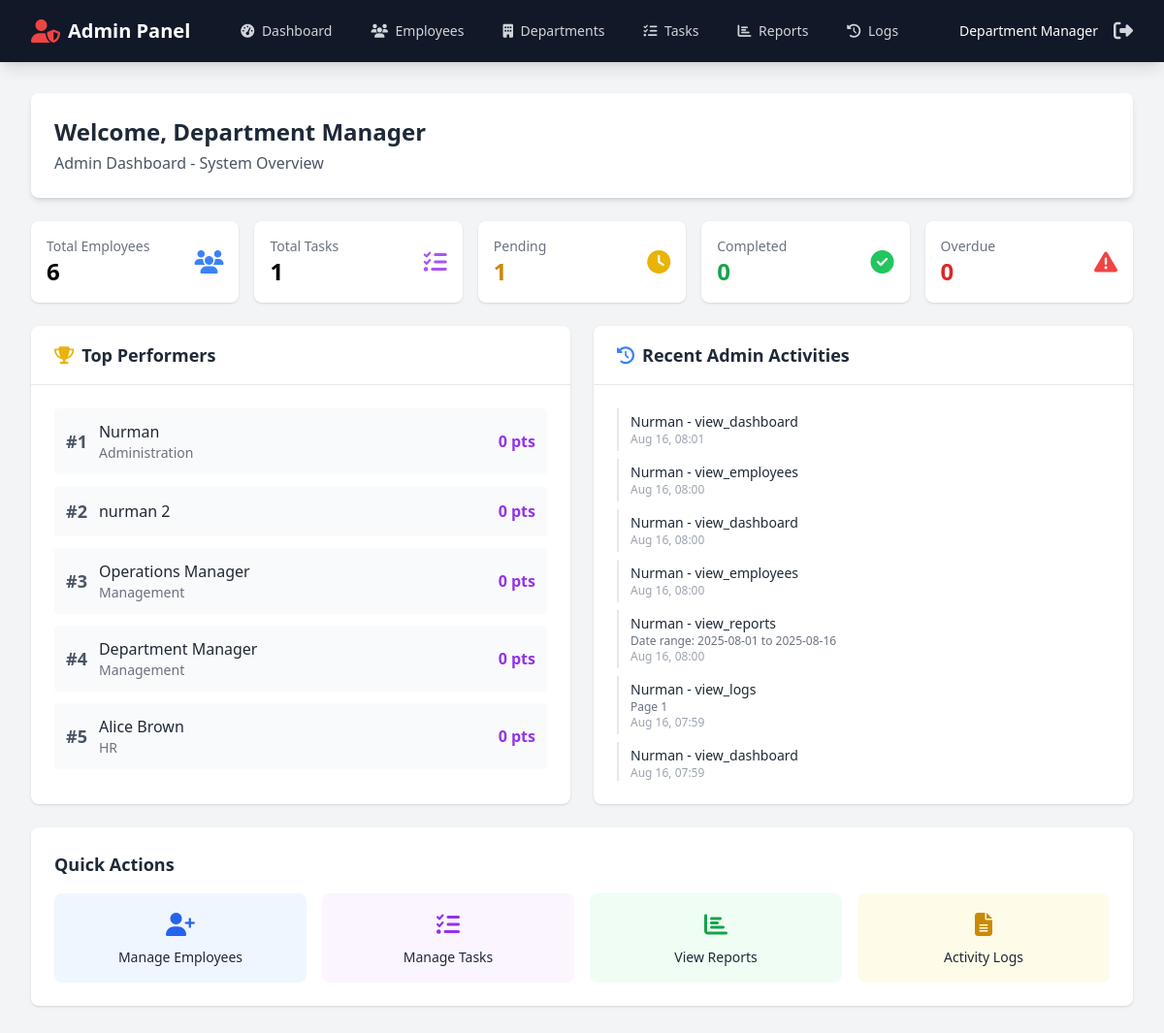
The app's page /admin/dashboard.php (signed in), older data.
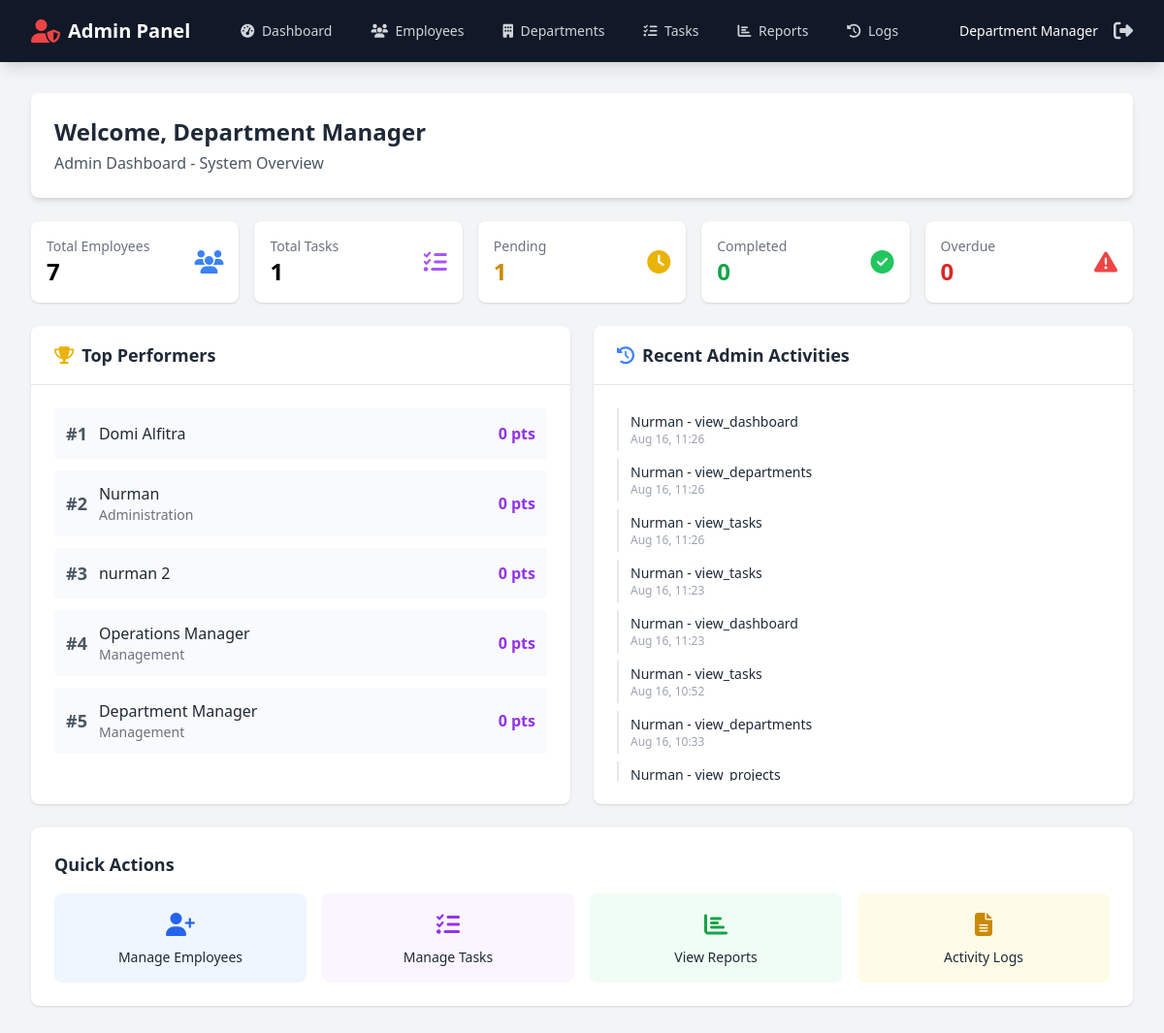
The same page, newer data.
### tables this page shows
CREATE TABLE `employees` (
  `id` int(11) NOT NULL,
  `name` varchar(100) NOT NULL,
  `email` varchar(100) NOT NULL,
  `password` varchar(255) NOT NULL,
  `role` enum('admin','manager','employee') DEFAULT 'employee',
  `whatsapp_number` varchar(20) DEFAULT NULL,
  `department` varchar(50) DEFAULT NULL,
  `total_points` int(11) DEFAULT 0,
  `notification_enabled` tinyint(1) DEFAULT 1,
  `created_at` timestamp NOT NULL DEFAULT current_timestamp()
);

CREATE TABLE `admin_logs` (
  `id` int(11) NOT NULL,
  `admin_id` int(11) DEFAULT NULL,
  `action` varchar(100) DEFAULT NULL,
  `target_type` varchar(50) DEFAULT NULL,
  `target_id` int(11) DEFAULT NULL,
  `details` text DEFAULT NULL,
  `ip_address` varchar(45) DEFAULT NULL,
  `created_at` timestamp NOT NULL DEFAULT current_timestamp()
);

### admin/config.php (called while the page is built, shortened)
<?php
function getCurrentAdmin() {
    $pdo = getDB();
    $stmt = $pdo->prepare("SELECT * FROM employees WHERE id = ?");
    $stmt->execute([$_SESSION[ADMIN_SESSION_PREFIX . 'id']]);
    return $stmt->fetch();
}
?>

### admin/dashboard.php (the view, shortened to what the changed rows need)
<?php
require_once 'config.php';
$admin = getCurrentAdmin();
$pdo = getDB();
$stmt = $pdo->query("SELECT * FROM admin_dashboard_stats");
$stats = $stmt->fetch();
$stmt = $pdo->prepare("
    SELECT al.*, e.name as admin_name
    FROM admin_logs al
    LEFT JOIN employees e ON al.admin_id = e.id
    ORDER BY al.created_at DESC
    LIMIT 10
");
$stmt->execute();
$recentActivities = $stmt->fetchAll();
$stmt = $pdo->query("
    SELECT name, department, total_points, role
    FROM employees
    ORDER BY total_points DESC
    LIMIT 5
");
$topPerformers = $stmt->fetchAll();
?>
<!DOCTYPE html>
<html lang="en">
<head>
    <script src="https://cdn.tailwindcss.com"></script>
    <link rel="stylesheet" href="https://cdnjs.cloudflare.com/ajax/libs/font-awesome/6.4.0/css/all.min.css">
</head>
<body class="bg-gray-100">
    <div class="max-w-7xl mx-auto px-4 sm:px-6 lg:px-8 py-8">
        <div class="bg-white rounded-lg shadow-md p-6 mb-6">
            <h1 class="text-2xl font-bold text-gray-800">
                Welcome, <?php echo htmlspecialchars($admin['name']); ?>
            </h1>
            <p class="text-gray-600 mt-1">Admin Dashboard - System Overview</p>
        </div>
        <div class="grid grid-cols-1 md:grid-cols-2 lg:grid-cols-5 gap-4 mb-6">
            <div class="bg-white rounded-lg shadow p-4">
                <div class="flex items-center justify-between">
                    <div>
                        <p class="text-gray-500 text-sm">Total Employees</p>
                        <p class="text-2xl font-bold"><?php echo $stats['total_employees']; ?></p>
                    </div>
                </div>
            </div>
        </div>
        <div class="grid grid-cols-1 lg:grid-cols-2 gap-6">
            <div class="bg-white rounded-lg shadow">
                <div class="px-6 py-4 border-b">
                    <h2 class="text-lg font-semibold text-gray-800">
                        <i class="fas fa-trophy text-yellow-500 mr-2"></i>Top Performers
                    </h2>
                </div>
                <div class="p-6">
                    <div class="space-y-3">
                        <?php foreach ($topPerformers as $index => $performer): ?>
                        <div class="flex items-center justify-between p-3 bg-gray-50 rounded">
                            <div class="flex items-center">
                                <span class="text-lg font-bold text-gray-600 mr-3">
                                    #<?php echo $index + 1; ?>
                                </span>
                                <div>
                                    <p class="font-medium text-gray-800">
                                        <?php echo htmlspecialchars($performer['name']); ?>
                                    </p>
                                    <p class="text-sm text-gray-500">
                                        <?php echo htmlspecialchars($performer['department']); ?>
                                    </p>
                                </div>
                            </div>
                            <div class="text-right">
                                <p class="font-bold text-purple-600"><?php echo $performer['total_points']; ?> pts</p>
                            </div>
                        </div>
                        <?php endforeach; ?>
                    </div>
                </div>
            </div>
            <div class="bg-white rounded-lg shadow">
                <div class="px-6 py-4 border-b">
                    <h2 class="text-lg font-semibold text-gray-800">
                        <i class="fas fa-history text-blue-500 mr-2"></i>Recent Admin Activities
                    </h2>
                </div>
                <div class="p-6">
                    <div class="space-y-2 max-h-96 overflow-y-auto">
                        <?php foreach ($recentActivities as $activity): ?>
                        <div class="text-sm border-l-2 border-gray-200 pl-3 py-1">
                            <p class="text-gray-800">
                                <span class="font-medium"><?php echo htmlspecialchars($activity['admin_name']); ?></span>
                                - <?php echo htmlspecialchars($activity['action']); ?>
                            </p>
                            <?php if ($activity['details']): ?>
                            <p class="text-gray-500 text-xs"><?php echo htmlspecialchars($activity['details']); ?></p>
                            <?php endif; ?>
                            <p class="text-gray-400 text-xs">
                                <?php echo date('M d, H:i', strtotime($activity['created_at'])); ?>
                            </p>
                        </div>
                        <?php endforeach; ?>
                    </div>
                </div>
            </div>
        </div>
        <div class="mt-6 bg-white rounded-lg shadow p-6">
            <h2 class="text-lg font-semibold text-gray-800 mb-4">Quick Actions</h2>
        </div>
    </div>
</body>
</html>

Row changes from the older to the newer data that the page shows:
no longer on this page (row edited): employees: name "Alice Brown", department "HR", total_points "0"
no longer on this page (row unchanged): admin_logs: admin.name "Nurman", action "view_dashboard", created_at "Aug 16, 08:01"
no longer on this page (row unchanged): admin_logs: admin.name "Nurman", action "view_employees", created_at "Aug 16, 08:00"
no longer on this page (row unchanged): admin_logs: admin.name "Nurman", action "view_dashboard", created_at "Aug 16, 08:00"
no longer on this page (row unchanged): admin_logs: admin.name "Nurman", action "view_employees", created_at "Aug 16, 08:00"
no longer on this page (row unchanged): admin_logs: admin.name "Nurman", action "view_reports", details "Date range: 2025-08-01 to 2025-08-16", created_at "Aug 16, 08:00"
no longer on this page (row unchanged): admin_logs: admin.name "Nurman", action "view_logs", details "Page 1", created_at "Aug 16, 07:59"
no longer on this page (row unchanged): admin_logs: admin.name "Nurman", action "view_dashboard", created_at "Aug 16, 07:59"
added employees: name "Domi Alfitra", total_points "0"
added admin_logs: admin.name "Nurman", action "view_dashboard", created_at "Aug 16, 11:26"
added admin_logs: admin.name "Nurman", action "view_departments", created_at "Aug 16, 11:26"
added admin_logs: admin.name "Nurman", action "view_tasks", created_at "Aug 16, 11:26"
added admin_logs: admin.name "Nurman", action "view_tasks", created_at "Aug 16, 11:23"
added admin_logs: admin.name "Nurman", action "view_dashboard", created_at "Aug 16, 11:23"
added admin_logs: admin.name "Nurman", action "view_tasks", created_at "Aug 16, 10:52"
added admin_logs: admin.name "Nurman", action "view_departments", created_at "Aug 16, 10:33"
added admin_logs: admin.name "Nurman", action "view_projects"
Text that changed along with them:
$stats['total_employees']: "6" → "7"
